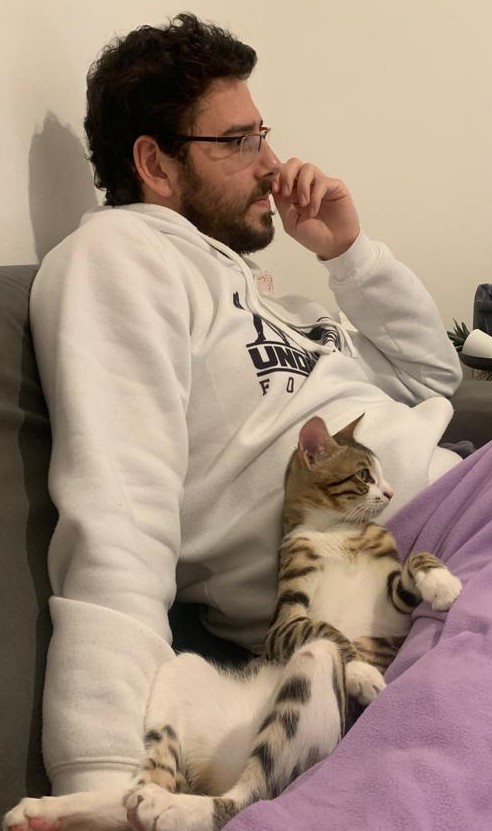
#> input picture data/jj_and_omer.jpeg, 492 x 831 px, found by its file name
$ jupyter execute assessment.ipynb
#> lines starting #> are read from the running program, lines starting #| are printed output that depends on the picture; after the words box and inside, x2 and y2 are one past the last pixel; in counts of white or black regions, pixels touching at a corner belong together
[cell 1]
import numpy as np
import cv2
import matplotlib.pyplot as plt

[cell 2]
# open image
img = cv2.imread('..\\..\\data\\jj_and_omer.jpeg')
#> img is the input picture: shape (831, 492, 3); mean B, G, R 126.4, 141.8, 162.5
type(img)

[cell 3]
plt.imshow(img)

[cell 4]
fixed_img = cv2.cvtColor(img, cv2.COLOR_BGR2RGB)
plt.imshow(fixed_img)

[cell 5]
img = cv2.imread('..\\..\\data\\jj_and_omer.jpeg')
img = cv2.cvtColor(img, cv2.COLOR_BGR2GRAY)
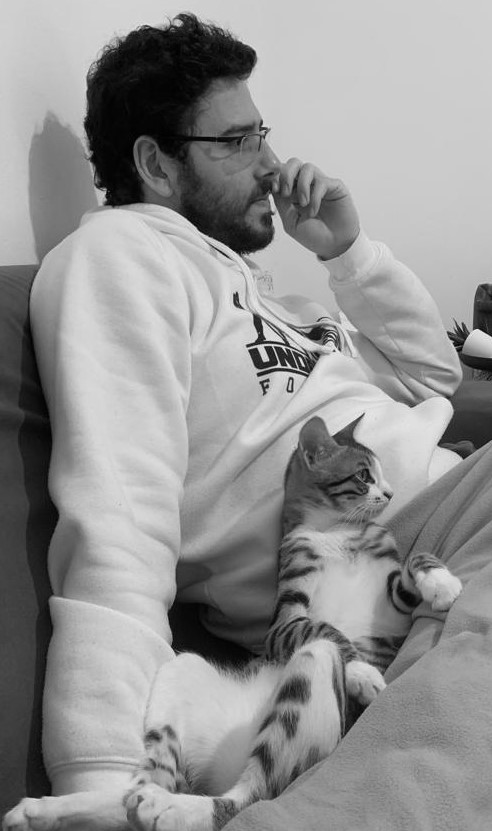
#> img: shape (831, 492); min 0, max 246, mean 146.2
type(img)
cv2.circle(img, center=(200, 150), radius=145, color=(0, 255, 0), thickness=10)
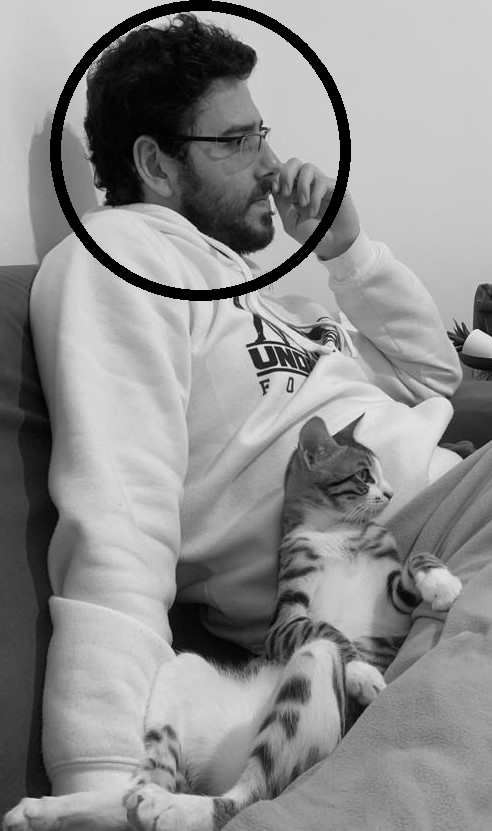
#> img: shape (831, 492); 2.46% of pixels changed, all inside (x1, y1, x2, y2) = (50, 0, 351, 301)
gray = cv2.GaussianBlur(img, (15, 15), 0)
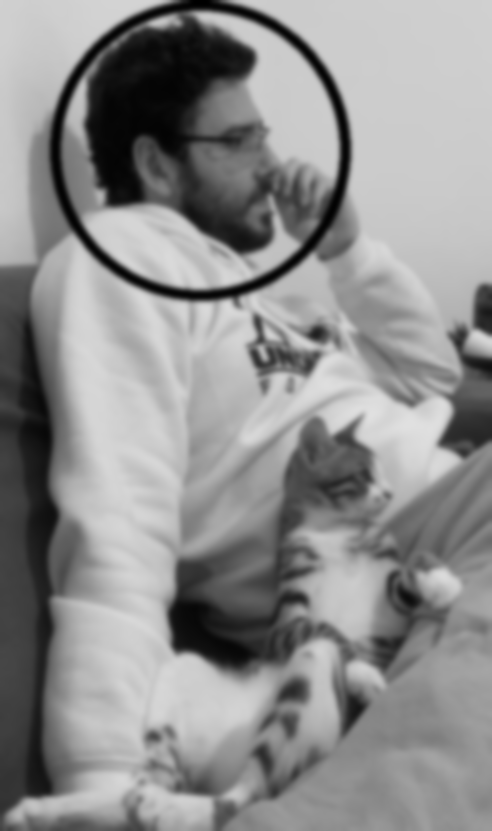
#> gray: shape (831, 492); min 0, max 224, mean 141.7

plt.imshow(gray)

[cell 6]
type(gray)
gray.ndim
circles = cv2.HoughCircles(gray, cv2.HOUGH_GRADIENT, 1, 200, param1=100, param2=50, minRadius=10, maxRadius=140)
#> circles = [[200.5, 149.5, 139.4]]
circles = np.uint16(np.around(circles))
#> circles = [[200, 150, 139]]
circles
#> Out = [[200, 150, 139]]

[cell 7]
# Create a blank white image
output = np.ones_like(img) * 255

# Draw the circles on the white image
for i in circles[0,:]:
    cv2.circle(output, (i[0], i[1]), i[2], (0, 0, 0), -1)
#> this loop made 1 pass
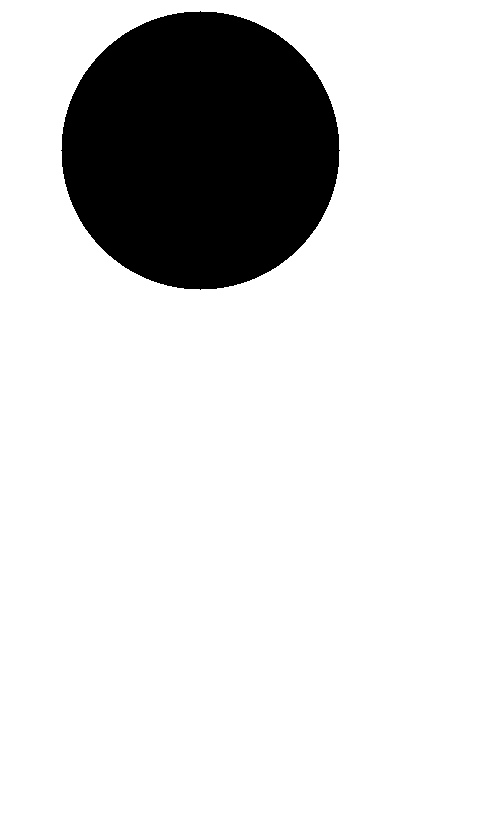
#> output: shape (831, 492); 85.2% white; 1 black region, box (x1, y1, x2, y2) and area: (61, 11, 340, 290) 60669

# Save the result
cv2.imwrite('output.jpg', output)

plt.imshow(output, cmap='gray')

[cell 8]
cv2.rectangle(fixed_img, pt1=(270, 410), pt2=(405, 540), color=(255, 0, 0), thickness=10)
cv2.circle(fixed_img, center=(200, 150), radius=145, color=(0, 255, 0), thickness=10)
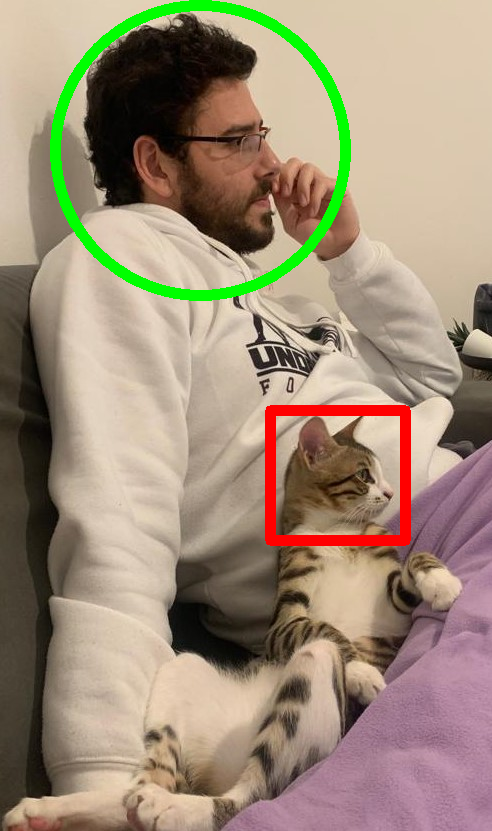
#> fixed_img: shape (831, 492, 3); mean R, G, B 158.5, 141.3, 120.5

[cell 9]
plt.imshow(fixed_img)

[cell 10]
#flip image
flip_img = cv2.flip(fixed_img, 1)
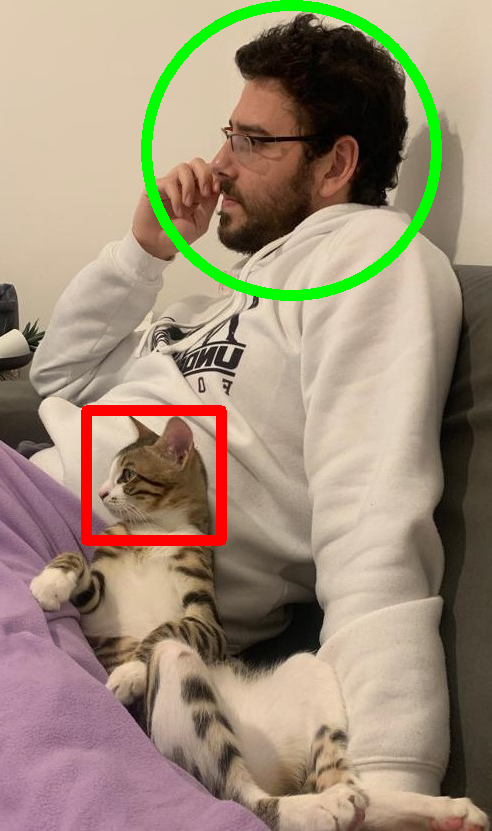
#> flip_img: shape (831, 492, 3); mean R, G, B 158.5, 141.3, 120.5
flipX2_img = cv2.flip(flip_img, 0)
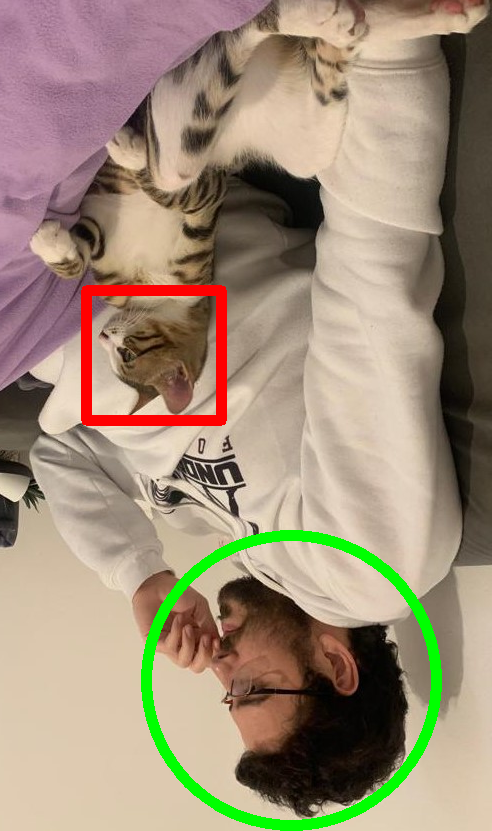
#> flipX2_img: shape (831, 492, 3); mean R, G, B 158.5, 141.3, 120.5
plt.imshow(flipX2_img)
